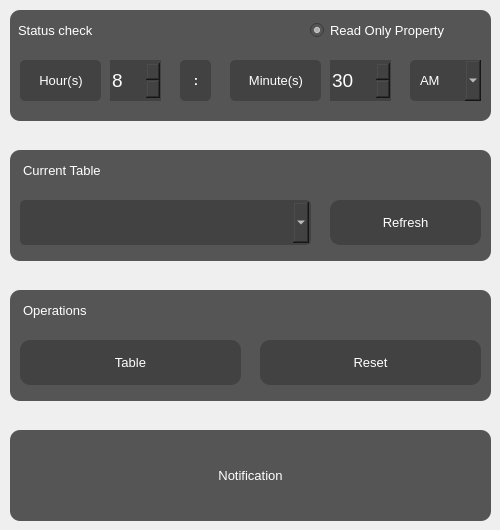
                   <widget class="QFrame" name="frame_3">
                    <property name="minimumSize">
                     <size>
                      <width>0</width>
                      <height>530</height>
                     </size>
                    </property>
                    <property name="maximumSize">
                     <size>
                      <width>16777215</width>
                      <height>530</height>
                     </size>
                    </property>
                    <property name="frameShape">
                     <enum>QFrame::NoFrame</enum>
                    </property>
                    <property name="frameShadow">
                     <enum>QFrame::Raised</enum>
                    </property>
                    <widget class="QLabel" name="label_notification">
                     <property name="geometry">
                      <rect>
                       <x>10</x>
                       <y>430</y>
                       <width>481</width>
                       <height>91</height>
                      </rect>
                     </property>
                     <property name="font">
                      <font>
                       <family>MS Shell Dlg 2</family>
                       <pointsize>10</pointsize>
                       <weight>50</weight>
                       <bold>false</bold>
                      </font>
                     </property>
                     <property name="styleSheet">
                      <string notr="true">QLabel{
	color: rgb(255, 255, 255);
	background-color: rgb(85, 85, 85);
	border-radius: 10px;
}</string>
                     </property>
                     <property name="text">
                      <string>Notification</string>
                     </property>
                     <property name="alignment">
                      <set>Qt::AlignCenter</set>
                     </property>
                     <property name="wordWrap">
                      <bool>true</bool>
                     </property>
                    </widget>
                    <widget class="QLabel" name="firstname_25">
                     <property name="geometry">
                      <rect>
                       <x>10</x>
                       <y>150</y>
                       <width>481</width>
                       <height>111</height>
                      </rect>
                     </property>
                     <property name="font">
                      <font>
                       <family>Arial</family>
                       <pointsize>10</pointsize>
                       <weight>50</weight>
                       <bold>false</bold>
                      </font>
                     </property>
                     <property name="styleSheet">
                      <string notr="true">QLabel{
	color: rgb(255, 255, 255);
	background-color: rgb(85, 85, 85);
	border-radius: 10px;
	padding-left:10px;
	padding-top:10px;
}</string>
                     </property>
                     <property name="text">
                      <string>Current Table</string>
                     </property>
                     <property name="alignment">
                      <set>Qt::AlignLeading|Qt::AlignLeft|Qt::AlignTop</set>
                     </property>
                    </widget>
                    <widget class="QComboBox" name="database_tables">
                     <property name="geometry">
                      <rect>
                       <x>20</x>
                       <y>200</y>
                       <width>291</width>
                       <height>45</height>
                      </rect>
                     </property>
                     <property name="minimumSize">
                      <size>
                       <width>0</width>
                       <height>45</height>
                      </size>
                     </property>
                     <property name="maximumSize">
                      <size>
                       <width>16777215</width>
                       <height>38</height>
                      </size>
                     </property>
                     <property name="font">
                      <font>
                       <pointsize>10</pointsize>
                      </font>
                     </property>
                     <property name="styleSheet">
                      <string notr="true">QComboBox{
	color: rgb(255, 255, 255);
	border: 2px solid  rgb(66, 66, 66);
	padding-left:10px;
   background-color: rgb(66, 66, 66);
border: 2px solid  rgb(66, 66, 66);
	border-radius: 5px;
}</string>
                     </property>
                     <property name="frame">
                      <bool>false</bool>
                     </property>
                    </widget>
                    <widget class="QPushButton" name="btn_refresh">
                     <property name="geometry">
                      <rect>
                       <x>330</x>
                       <y>200</y>
                       <width>151</width>
                       <height>45</height>
                      </rect>
                     </property>
                     <property name="minimumSize">
                      <size>
                       <width>0</width>
                       <height>45</height>
                      </size>
                     </property>
                     <property name="font">
                      <font>
                       <pointsize>10</pointsize>
                      </font>
                     </property>
                     <property name="styleSheet">
                      <string notr="true">QPushButton{
	color: rgb(255, 255, 255);
	 background-color: rgb(66, 66, 66);
     border: 2px solid  rgb(66, 66, 66);
	border-radius: 10px;
}

QPushButton:hover{
	border-radius: 20px;
}

QPushButton:pressed{
	border: 2px solid rgb(255,255,255);	
}</string>
                     </property>
                     <property name="text">
                      <string>Refresh</string>
                     </property>
                     <property name="icon">
                      <iconset resource="../resource/asset.qrc">
                       <normaloff>:/icons/asset/refresh-cw.svg</normaloff>:/icons/asset/refresh-cw.svg</iconset>
                     </property>
                     <property name="iconSize">
                      <size>
                       <width>30</width>
                       <height>30</height>
                      </size>
                     </property>
                     <property name="flat">
                      <bool>true</bool>
                     </property>
                    </widget>
                    <widget class="QLabel" name="firstname_26">
                     <property name="geometry">
                      <rect>
                       <x>10</x>
                       <y>10</y>
                       <width>481</width>
                       <height>111</height>
                      </rect>
                     </property>
                     <property name="font">
                      <font>
                       <family>Arial</family>
                       <pointsize>10</pointsize>
                       <weight>50</weight>
                       <bold>false</bold>
                      </font>
                     </property>
                     <property name="styleSheet">
                      <string notr="true">QLabel{
	color: rgb(255, 255, 255);
	background-color: rgb(85, 85, 85);
	border-radius: 10px;
	padding-left:10px;
}</string>
                     </property>
                     <property name="text">
                      <string/>
                     </property>
                     <property name="alignment">
                      <set>Qt::AlignLeading|Qt::AlignLeft|Qt::AlignTop</set>
                     </property>
                    </widget>
                    <widget class="QLabel" name="status_2">
                     <property name="geometry">
                      <rect>
                       <x>10</x>
                       <y>20</y>
                       <width>111</width>
                       <height>21</height>
                      </rect>
                     </property>
                     <property name="font">
                      <font>
                       <family>MS Shell Dlg 2</family>
                       <pointsize>10</pointsize>
                       <weight>50</weight>
                       <bold>false</bold>
                      </font>
                     </property>
                     <property name="styleSheet">
                      <string notr="true">QLabel{
	color: rgb(255, 255, 255);
	background-color: rgb(85, 85, 85);
	border-radius: 10px;
	padding-left:5px;

}</string>
                     </property>
                     <property name="text">
                      <string>Status check</string>
                     </property>
                     <property name="alignment">
                      <set>Qt::AlignLeading|Qt::AlignLeft|Qt::AlignVCenter</set>
                     </property>
                    </widget>
                    <widget class="QSpinBox" name="late_hour">
                     <property name="geometry">
                      <rect>
                       <x>110</x>
                       <y>60</y>
                       <width>51</width>
                       <height>41</height>
                      </rect>
                     </property>
                     <property name="font">
                      <font>
                       <pointsize>14</pointsize>
                      </font>
                     </property>
                     <property name="styleSheet">
                      <string notr="true">QSpinBox{
	color: rgb(255, 255, 255);
background-color: rgb(66, 66, 66);
border:none;
}
</string>
                     </property>
                     <property name="readOnly">
                      <bool>false</bool>
                     </property>
                     <property name="maximum">
                      <number>12</number>
                     </property>
                     <property name="value">
                      <number>8</number>
                     </property>
                    </widget>
                    <widget class="QSpinBox" name="late_minutes">
                     <property name="geometry">
                      <rect>
                       <x>330</x>
                       <y>60</y>
                       <width>61</width>
                       <height>41</height>
                      </rect>
                     </property>
                     <property name="font">
                      <font>
                       <pointsize>14</pointsize>
                      </font>
                     </property>
                     <property name="styleSheet">
                      <string notr="true">QSpinBox{
	color: rgb(255, 255, 255);
background-color: rgb(66, 66, 66);
border:none;
}
</string>
                     </property>
                     <property name="readOnly">
                      <bool>false</bool>
                     </property>
                     <property name="maximum">
                      <number>59</number>
                     </property>
                     <property name="value">
                      <number>30</number>
                     </property>
                    </widget>
                    <widget class="QLabel" name="contact_2">
                     <property name="geometry">
                      <rect>
                       <x>20</x>
                       <y>60</y>
                       <width>81</width>
                       <height>41</height>
                      </rect>
                     </property>
                     <property name="font">
                      <font>
                       <family>MS Shell Dlg 2</family>
                       <pointsize>10</pointsize>
                       <weight>50</weight>
                       <bold>false</bold>
                      </font>
                     </property>
                     <property name="styleSheet">
                      <string notr="true">QLabel{
	color: rgb(255, 255, 255);
	background-color: rgb(66, 66, 66);
	border-radius: 5px;
	padding-left:1px;

}</string>
                     </property>
                     <property name="text">
                      <string>Hour(s)</string>
                     </property>
                     <property name="alignment">
                      <set>Qt::AlignCenter</set>
                     </property>
                    </widget>
                    <widget class="QLabel" name="contact_3">
                     <property name="geometry">
                      <rect>
                       <x>230</x>
                       <y>60</y>
                       <width>91</width>
                       <height>41</height>
                      </rect>
                     </property>
                     <property name="font">
                      <font>
                       <family>MS Shell Dlg 2</family>
                       <pointsize>10</pointsize>
                       <weight>50</weight>
                       <bold>false</bold>
                      </font>
                     </property>
                     <property name="styleSheet">
                      <string notr="true">QLabel{
	color: rgb(255, 255, 255);
	background-color: rgb(66, 66, 66);
	border-radius: 5px;
	padding-left:1px;

}</string>
                     </property>
                     <property name="text">
                      <string>Minute(s)</string>
                     </property>
                     <property name="alignment">
                      <set>Qt::AlignCenter</set>
                     </property>
                    </widget>
                    <widget class="QLabel" name="contact_4">
                     <property name="geometry">
                      <rect>
                       <x>180</x>
                       <y>60</y>
                       <width>31</width>
                       <height>41</height>
                      </rect>
                     </property>
                     <property name="font">
                      <font>
                       <family>MS Shell Dlg 2</family>
                       <pointsize>10</pointsize>
                       <weight>75</weight>
                       <bold>true</bold>
                      </font>
                     </property>
                     <property name="styleSheet">
                      <string notr="true">QLabel{
	color: rgb(255, 255, 255);
	background-color: rgb(66, 66, 66);
	border-radius: 5px;
	padding-left:1px;

}</string>
                     </property>
                     <property name="text">
                      <string>:</string>
                     </property>
                     <property name="alignment">
                      <set>Qt::AlignCenter</set>
                     </property>
                    </widget>
                    <widget class="QRadioButton" name="read_only_property">
                     <property name="geometry">
                      <rect>
                       <x>310</x>
                       <y>20</y>
                       <width>171</width>
                       <height>20</height>
                      </rect>
                     </property>
                     <property name="font">
                      <font>
                       <pointsize>10</pointsize>
                      </font>
                     </property>
                     <property name="styleSheet">
                      <string notr="true">color: rgb(255, 255, 255);
background-color: rgb(85, 85, 85);</string>
                     </property>
                     <property name="text">
                      <string>Read Only Property</string>
                     </property>
                     <property name="checked">
                      <bool>true</bool>
                     </property>
                    </widget>
                    <widget class="QComboBox" name="time_zone">
                     <property name="geometry">
                      <rect>
                       <x>410</x>
                       <y>60</y>
                       <width>71</width>
                       <height>41</height>
                      </rect>
                     </property>
                     <property name="minimumSize">
                      <size>
                       <width>0</width>
                       <height>41</height>
                      </size>
                     </property>
                     <property name="maximumSize">
                      <size>
                       <width>16777215</width>
                       <height>41</height>
                      </size>
                     </property>
                     <property name="font">
                      <font>
                       <pointsize>10</pointsize>
                      </font>
                     </property>
                     <property name="styleSheet">
                      <string notr="true">QComboBox{
	color: rgb(255, 255, 255);
background-color: rgb(66, 66, 66);
	padding-left:10px;
	border-radius: 5px;
}</string>
                     </property>
                     <property name="frame">
                      <bool>false</bool>
                     </property>
                     <item>
                      <property name="text">
                       <string>AM</string>
                      </property>
                     </item>
                     <item>
                      <property name="text">
                       <string>PM</string>
                      </property>
                     </item>
                    </widget>
                    <widget class="QLabel" name="firstname_27">
                     <property name="geometry">
                      <rect>
                       <x>10</x>
                       <y>290</y>
                       <width>481</width>
                       <height>111</height>
                      </rect>
                     </property>
                     <property name="font">
                      <font>
                       <family>Arial</family>
                       <pointsize>10</pointsize>
                       <weight>50</weight>
                       <bold>false</bold>
                      </font>
                     </property>
                     <property name="styleSheet">
                      <string notr="true">QLabel{
	color: rgb(255, 255, 255);
	background-color: rgb(85, 85, 85);
	border-radius: 10px;
	padding-left:10px;
	padding-top:10px;
}</string>
                     </property>
                     <property name="text">
                      <string>Operations</string>
                     </property>
                     <property name="alignment">
                      <set>Qt::AlignLeading|Qt::AlignLeft|Qt::AlignTop</set>
                     </property>
                    </widget>
                    <widget class="QPushButton" name="btn_clear_label">
                     <property name="geometry">
                      <rect>
                       <x>260</x>
                       <y>340</y>
                       <width>221</width>
                       <height>45</height>
                      </rect>
                     </property>
                     <property name="minimumSize">
                      <size>
                       <width>0</width>
                       <height>45</height>
                      </size>
                     </property>
                     <property name="font">
                      <font>
                       <pointsize>10</pointsize>
                      </font>
                     </property>
                     <property name="styleSheet">
                      <string notr="true">QPushButton{
	color: rgb(255, 255, 255);
	background-color: rgb(66, 66, 66);
	border:none;
	border-radius: 10px;
}

QPushButton:hover{
	border-radius: 20px;
}

QPushButton:pressed{
	border: 2px solid rgb(255,255,255);	
}</string>
                     </property>
                     <property name="text">
                      <string>Reset</string>
                     </property>
                     <property name="icon">
                      <iconset resource="../resource/asset.qrc">
                       <normaloff>:/icons/asset/delete.svg</normaloff>:/icons/asset/delete.svg</iconset>
                     </property>
                     <property name="iconSize">
                      <size>
                       <width>30</width>
                       <height>30</height>
                      </size>
                     </property>
                     <property name="flat">
                      <bool>true</bool>
                     </property>
                    </widget>
                    <widget class="QPushButton" name="btn_open_database">
                     <property name="geometry">
                      <rect>
                       <x>20</x>
                       <y>340</y>
                       <width>221</width>
                       <height>45</height>
                      </rect>
                     </property>
                     <property name="minimumSize">
                      <size>
                       <width>0</width>
                       <height>45</height>
                      </size>
                     </property>
                     <property name="font">
                      <font>
                       <pointsize>10</pointsize>
                      </font>
                     </property>
                     <property name="styleSheet">
                      <string notr="true">QPushButton{
	color: rgb(255, 255, 255);
	background-color: rgb(66, 66, 66);
	border:none;
	border-radius: 10px;
}

QPushButton:hover{
	border-radius: 20px;
}

QPushButton:pressed{
	border: 2px solid rgb(255,255,255);	
}</string>
                     </property>
                     <property name="text">
                      <string>Table</string>
                     </property>
                     <property name="icon">
                      <iconset resource="../resource/asset.qrc">
                       <normaloff>:/icons/asset/database.svg</normaloff>:/icons/asset/database.svg</iconset>
                     </property>
                     <property name="iconSize">
                      <size>
                       <width>30</width>
                       <height>30</height>
                      </size>
                     </property>
                     <property name="flat">
                      <bool>true</bool>
                     </property>
                    </widget>
                   </widget>
